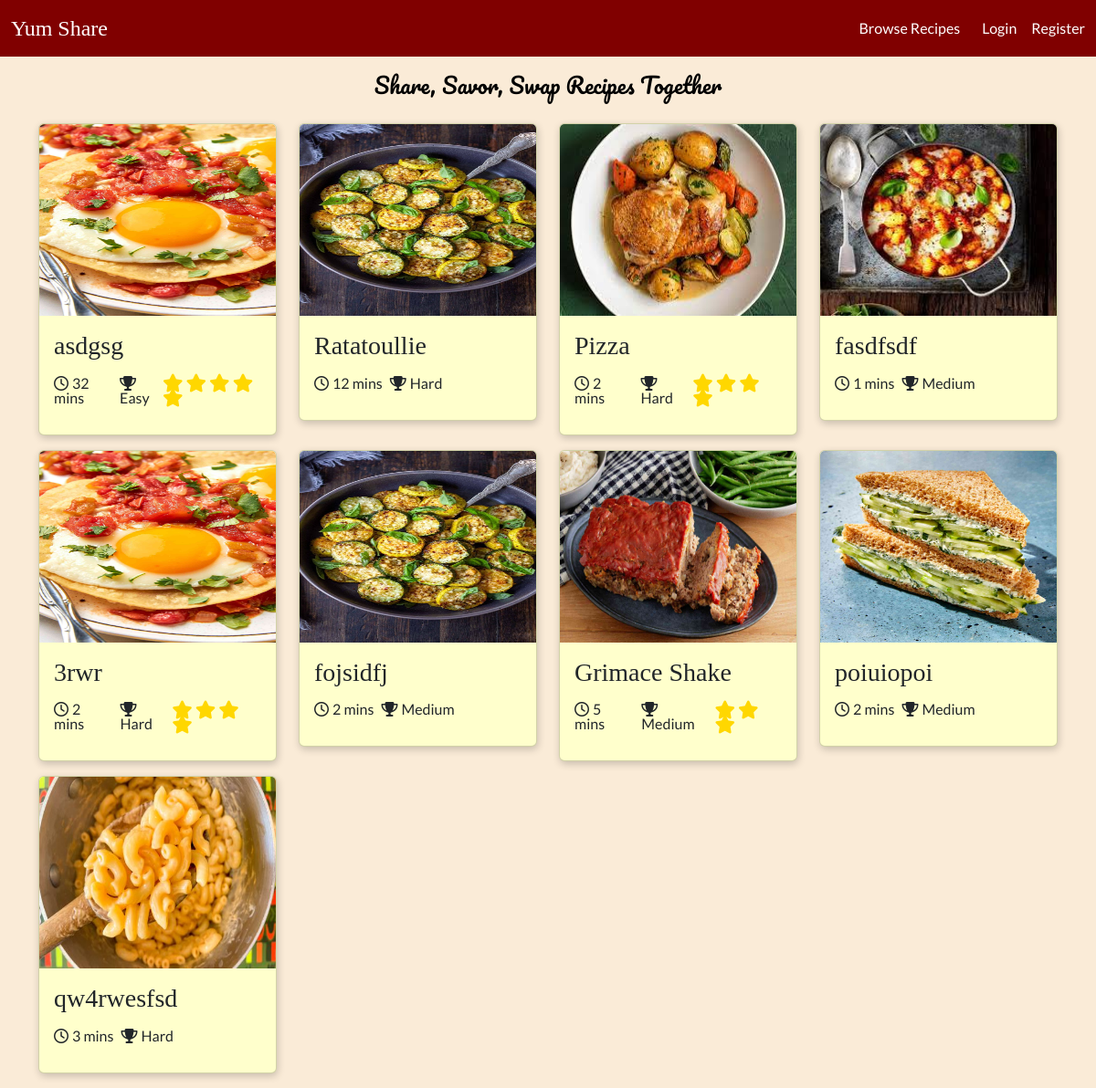
The page / on the database its author committed.
### tables this page shows
CREATE TABLE `recipes` (
  `id` int NOT NULL AUTO_INCREMENT,
  `name` varchar(255) NOT NULL,
  `time` int NOT NULL,
  `difficulty` int DEFAULT NULL,
  `description` varchar(255) DEFAULT NULL,
  `instructions` text NOT NULL,
  `servings` int DEFAULT NULL,
  `image` varchar(255) DEFAULT NULL,
  `views` int DEFAULT '0',
  `user_id` int NOT NULL,
  `created` datetime NOT NULL,
  `ingredients` text NOT NULL,
  `updated` datetime DEFAULT NULL,
  `rating` int DEFAULT NULL,
  PRIMARY KEY (`id`),
  KEY `user_id` (`user_id`),
  CONSTRAINT `recipes_ibfk_1` FOREIGN KEY (`user_id`) REFERENCES `users` (`id`) ON DELETE CASCADE
);

### Core/functions.php (called while the page is built, shortened)
<?php
function base_path($path)
{
    return BASE_PATH . $path;
}
function view($path, $attributes = [])
{
    extract($attributes);
    require base_path('views/' . $path);
}
function intToDifficulty($value) {
    switch($value) {
        case 1:
            return 'Easy';
            break;
        case 2:
            return 'Medium';
            break;
        case 3:
            return 'Hard';
            break;
    }
}

### Http/controllers/index.php (called while the page is built, shortened)
<?php
$recipeRepo = new RecipeRepository();
$recipes = $recipeRepo->findAllRecipes();
view('index.view.php',[
    'recipes' => $recipes
]);

### public/index.php (called while the page is built, shortened)
<?php
require BASE_PATH . 'Core/functions.php';
require BASE_PATH . 'bootstrap.php';
$router = new Core\Router();
$url = parse_url($_SERVER['REQUEST_URI'])['path'];
$method = $_POST['_method'] ?? $_SERVER['REQUEST_METHOD'];
$router->route($url, $method);

### Core/App.php (called while the page is built, shortened)
<?php
class App
{
    protected static Container $container;
    public static function setContainer($container) {
        static::$container = $container;
    }
    public static function getContainer() {
        return static::$container;
    }
}

### config.php (called while the page is built)
<?php
return [
  'database' => [
      'host' => 'localhost',
      'port' => 3306,
      'dbname' => 'recipeapp'
  ]
];

### bootstrap.php (called while the page is built, shortened)
<?php
$container = new Container();
$container->bind('Core\Database', function () {
    $config = require base_path('config.php');
    return new Database($config['database']);
});

### Core/Database.php (called while the page is built, shortened)
<?php
class Database
{
    protected $connection;
    public function __construct($config, $username = 'root', $password = 'root')
    {
        $dsn = 'mysql:' . http_build_query($config, '', ';');
        $this->connection = new PDO($dsn, $username, $password, [
            PDO::ATTR_DEFAULT_FETCH_MODE => PDO::FETCH_ASSOC
        ]);
    }
    public function query($query, $params = []) {
        $this->statement = $this->connection->prepare($query);
        $this->statement->execute($params);
        return $this->statement;
    }
}

### Core/Container.php (called while the page is built, shortened)
<?php
class Container
{
    protected $bindings = [];
    public function bind($key, $value) {
        $this->bindings[$key] = $value;
    }
    public function resolve($key) {
        return call_user_func($this->bindings[$key]);
    }
}

### repositories/RecipeRepository.php (called while the page is built, shortened)
<?php
class RecipeRepository
{
    protected $db;
    public function __construct()
    {
        $this->db = App::getContainer()->resolve('Core\Database');
    }
    public function findAllRecipes() {
        $statement = 'SELECT * FROM recipes';
        return $this->db->query($statement)->fetchAll();
    }
}

### views/index.view.php (the view, shortened to what this page needs)
<!doctype html>
<html lang="en">
<head>
    <?php require BASE_PATH . 'public/resources/links/links.php' ?>
</head>
<body>
    <header>
        <?php require 'partials/nav.view.php' ?>
    </header>
    <main>
        <div class="content">
            <p class="slogan text-black mb-4 fs-4">Share, Savor, Swap Recipes Together</p>
            <div class="container">
                <div class="row">
                    <?php foreach ($recipes as $recipe) : ?>
                        <div class="col-12 col-md-4 col-lg-3">
                            <a class="no-underline" href="/recipe?id=<?= $recipe['id'] ?>">
                                <div class="recipe-card card mb-3" style="background-color: #ffffcc;">
                                    <img src='<?= $recipe['image'] ?>' class="card-img-top bg-white" alt="recipe" style="height: 210px ;">
                                    <div class="card-body lh-1">
                                        <h5 class="heading card-title fs-3"><?= $recipe['name'] ?></h5>
                                        <div class="d-flex flex-row justify-content-between mt-3">
                                            <div class="d-flex flex-row gap-2">
                                                <p><i class="fa-regular fa-clock me-1"></i><?= htmlspecialchars($recipe['time']) ?> mins</p>
                                                <p><i class="fa-solid fa-trophy me-1"></i><?= htmlspecialchars(intToDifficulty($recipe['difficulty'])) ?></p>
                                            </div>
                                            <div>
                                                <?php for ($i = 1; $i <= $recipe['rating']; $i++) : ?>
                                                    <i class="star fa-solid fa-star fa-lg"></i>
                                                <?php endfor; ?>
                                            </div>
                                        </div>
                                    </div>
                                </div>
                            </a>
                        </div>
                    <?php endforeach; ?>
                </div>
            </div>
        </div>
    </main>
</body>

### Core/Router.php (shortened to what this page needs)
<?php
class Router
{
    protected $routes = [];
    public function add($url, $controller, $method) {
        $this->routes[] = [
            'url' => $url,
            'controller' => $controller,
            'method' => $method,
            'middleware' => null
        ];
        return $this;
    }
    public function only($key) {
        $this->routes[array_key_last($this->routes)]['middleware'] = $key;
        return $this;
    }
    public function route($url, $method) {
        foreach ($this->routes as $route) {
            if ($route['url'] === $url && $route['method'] === strtoupper($method)) {
                return require base_path('Http/controllers/' . $route['controller']);
            }
        }
    }
}

### public/resources/css/nav.css (style rules this page uses)
.no-underline { text-decoration: none; }

### public/resources/css/general.css (style rules this page uses)
body { background-color: #FAEBD7; font-family: 'Lato', sans-serif; position: relative; }
main { position: relative; }
.content { padding-top: 75px; }
.heading { font-family: 'Playfair Display', serif; }
.slogan { font-family: 'Pacifico', cursive; text-align: center; margin: auto; }
.recipe-card { box-shadow: 1px 3px 8px rgba(0,0,0,0.2); transition: transform 0.5s; }
.star { color: #FFD700; }

### rows shown on the page
recipes: image (picture), name "asdgsg", time "32", difficulty "Easy", rating 5 (drawn)
recipes: image (picture), name "Ratatoullie", time "12", difficulty "Hard"
recipes: image (picture), name "Pizza", time "2", difficulty "Hard", rating 4 (drawn)
recipes: image (picture), name "fasdfsdf", time "1", difficulty "Medium"
recipes: image (picture), name "3rwr", time "2", difficulty "Hard", rating 4 (drawn)
recipes: image (picture), name "fojsidfj", time "2", difficulty "Medium"
recipes: image (picture), name "Grimace Shake", time "5", difficulty "Medium", rating 3 (drawn)
recipes: image (picture), name "poiuiopoi", time "2", difficulty "Medium"
recipes: image (picture), name "qw4rwesfsd", time "3", difficulty "Hard"
